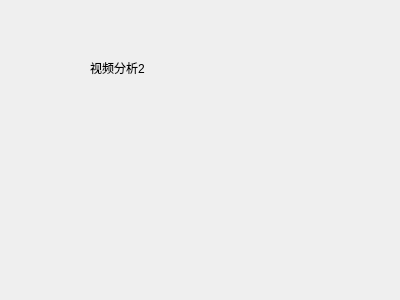
<?xml version="1.0" encoding="UTF-8"?>
<ui version="4.0">
 <class>video2</class>
 <widget class="QWidget" name="video2">
  <property name="geometry">
   <rect>
    <x>0</x>
    <y>0</y>
    <width>400</width>
    <height>300</height>
   </rect>
  </property>
  <property name="windowTitle">
   <string>Form</string>
  </property>
  <widget class="QLabel" name="label">
   <property name="geometry">
    <rect>
     <x>90</x>
     <y>60</y>
     <width>72</width>
     <height>15</height>
    </rect>
   </property>
   <property name="text">
    <string>视频分析2</string>
   </property>
  </widget>
 </widget>
 <resources/>
 <connections/>
</ui>
